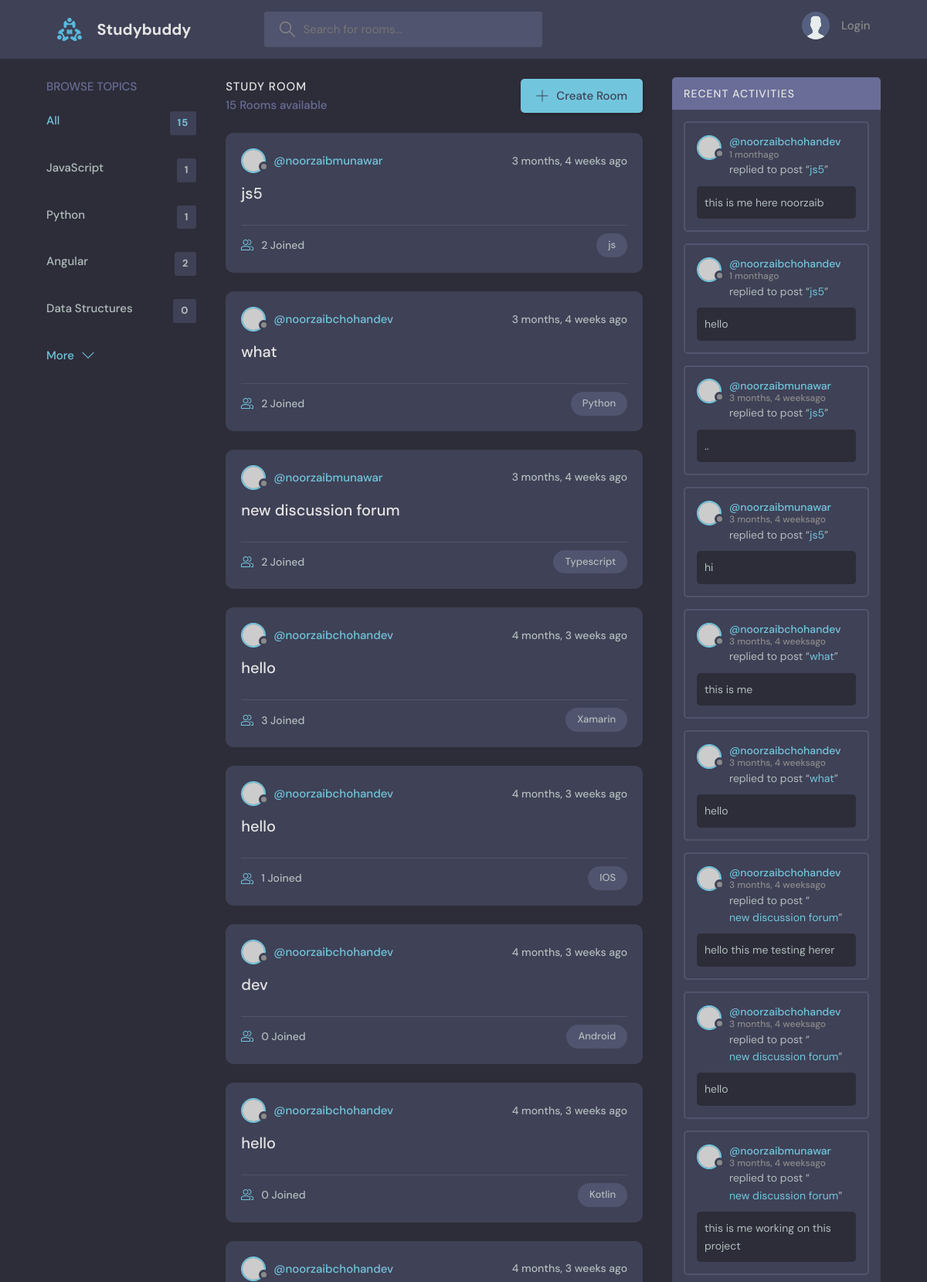
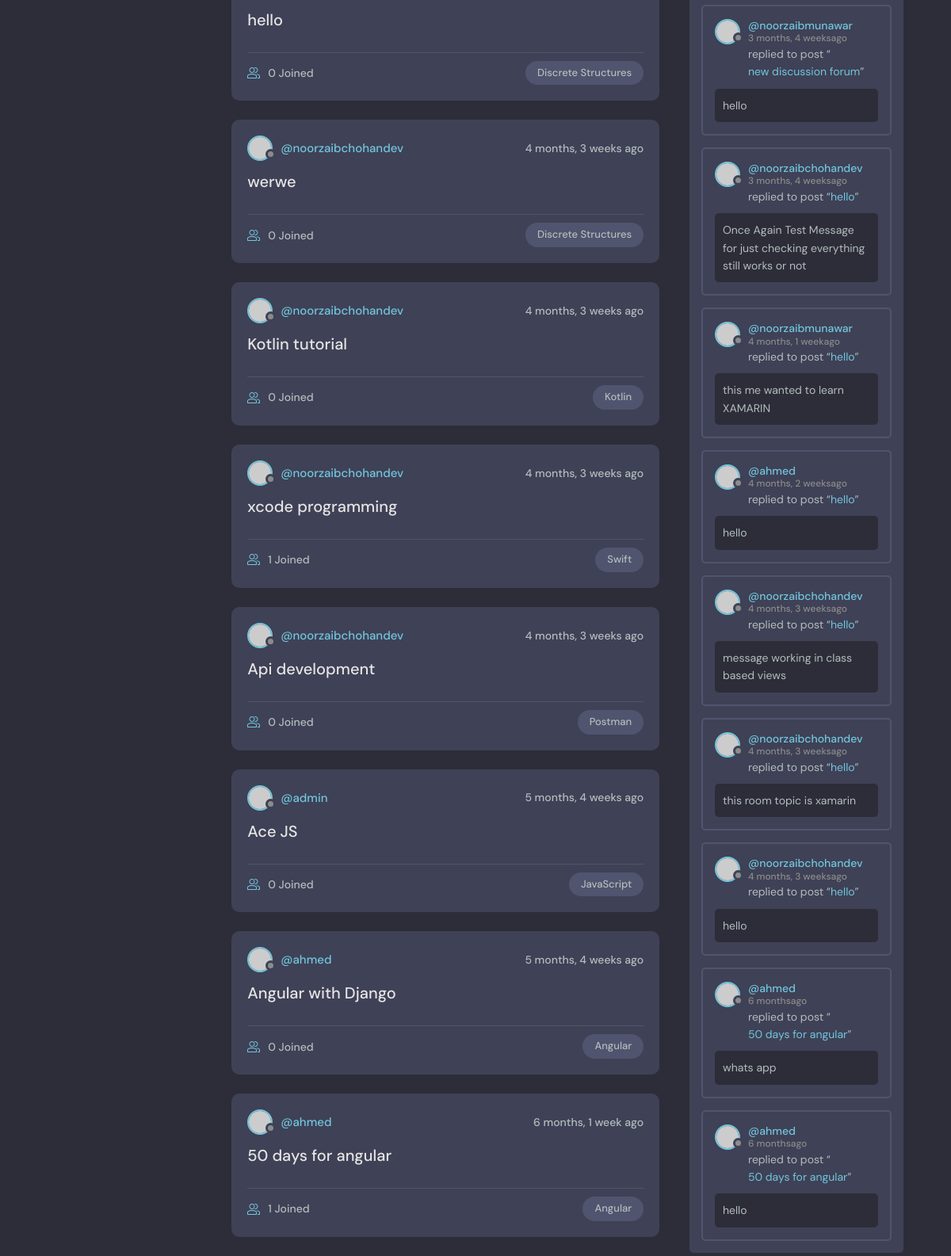
The page / on the database its author committed (2 pictures, top to bottom).
### base/models.py (models this page shows, shortened)
class Topic(models.Model):
    name = models.CharField(max_length=200)

class Room(models.Model):
    host = models.ForeignKey(User, on_delete = models.SET_NULL, null= True)
    topic = models.ForeignKey(Topic, on_delete = models.SET_NULL, null = True)
    name = models.CharField(max_length=200)
    description = models.TextField(null=True,blank=True)
    participants = models.ManyToManyField(User, related_name='participants', blank=True)
    updated = models.DateTimeField(auto_now=True)
    created = models.DateTimeField(auto_now_add= True)
    class Meta:
        ordering = ['-updated','-created']
    def __str__(self):
        return self.name

class Message(models.Model):
    user = models.ForeignKey(User,on_delete = models.CASCADE)
    room = models.ForeignKey(Room, on_delete = models.CASCADE)
    body = models.TextField(default='')
    updated = models.DateTimeField(auto_now = True)
    created = models.DateTimeField(auto_now_add = True)
    class Meta:
        ordering = ['-updated','-created']

### base/views.py (the view)
# urls.py: path('', views.HomeView.as_view() , name="home"),
class HomeView(View):
    template_name = 'base/home.html'
    def get(self,request):
        q = request.GET.get('q','')
        rooms = Room.objects.filter(
            Q(topic__name__icontains=q) |  # Q () is used for & , | operations in query
            Q(name__icontains=q) |
            Q(description__icontains=q)
        )
        topics = Topic.objects.all()[0:4] #this is only preview 5 topics by default
        room_count = rooms.count() #logic for showing total rooms
        room_messages = Message.objects.filter(Q(room__topic__name__icontains=q))
        context = {'rooms': rooms,'topics': topics, 'room_count':room_count, 'room_messages' :room_messages}
        return render(request, self.template_name , context)

### base/templates/base/home.html (shortened to what this page needs)
{% extends 'main.html'  %}
{% block content %}
<main class="layout layout--3">
  <div class="container">
    <div>    {% include 'base/topics_component.html' %}
    </div>
    <div class="roomList">
      <div class="roomList__header">
        <div>
          <h2>Study Room</h2>
          <p>{{room_count}} Rooms available</p>
        </div>
        <a class="btn btn--main" href="{% url 'create_room' %}">
          <svg version="1.1" xmlns="http://www.w3.org/2000/svg" width="32" height="32" viewBox="0 0 32 32">
            <title>add</title>
            <path
              d="M16.943 0.943h-1.885v14.115h-14.115v1.885h14.115v14.115h1.885v-14.115h14.115v-1.885h-14.115v-14.115z"
            ></path>
          </svg>
          Create Room
        </a>
      </div>
      {% include 'base/feed_component.html' %}
    </div>
    <div>    {% include 'base/activity_component.html' %}
    </div>
  </div>
</main>
{% endblock %}

### base/templates/base/topics_component.html
<div class="topics">
    <div class="topics__header">
      <h2>Browse Topics</h2>
    </div>
    <ul class="topics__list">
      <li>
        <a href="{% url 'home' %}" class="active">All <span>{{room_count}}</span></a>
      </li>
      {% for topic in topics %}
      <li>
        <a href="{% url 'home' %}?q={{topic.name}}">{{topic.name}}<span>{{topic.room_set.all.count}}</span></a>
      </li>
      {% endfor %}
    </ul>
    <a class="btn btn--link" href="{% url 'topics' %}">
      More
      <svg version="1.1" xmlns="http://www.w3.org/2000/svg" width="32" height="32" viewBox="0 0 32 32">
        <title>chevron-down</title>
        <path d="M16 21l-13-13h-3l16 16 16-16h-3l-13 13z"></path>
      </svg>
    </a>
  </div>

### base/templates/base/feed_component.html (shortened to what this page needs)
{% for room in rooms %}
<div class="roomListRoom">
    <div class="roomListRoom__header">
      {% if room.host %}
      <a href="{% url 'user_profile' room.host.id %}" class="roomListRoom__author">
        <div class="avatar avatar--small">
          <img src="https://randomuser.me/api/portraits/women/11.jpg" />
        </div>
        <span>@{{room.host.username}}</span>
      </a>
      {% else %}
      <span class="roomListRoom__author">Unknown User</span>
      {% endif %}
      <div class="roomListRoom__actions">
        <span>{{room.created|timesince}} ago</span>
      </div>
    </div>
    <div class="roomListRoom__content">
      <a href="{% url 'room' room.id %}">{{room.name}}</a>
    </div>
    <div class="roomListRoom__meta">
      <a href="{% url 'room' room.id %}" class="roomListRoom__joined">
        {{room.participants.all.count}} Joined
      </a>
      <p class="roomListRoom__topic">{{room.topic.name}}</p>
    </div>
  </div>
{% endfor %}

### base/templates/base/activity_component.html (shortened to what this page needs)
<div class="activities">
    <div class="activities__header">
      <h2>Recent Activities</h2>
    </div>
  {% for message in room_messages %}
    <div class="activities__box">
      <div class="activities__boxHeader roomListRoom__header">
        <a href="{% url 'user_profile' message.user.id %}" class="roomListRoom__author">
          <div class="avatar avatar--small">
            <img src="https://randomuser.me/api/portraits/women/11.jpg" />
          </div>
          <p>
            @{{message.user}}
            <span>{{message.created|timesince}}ago</span>
          </p>
        </a>
      </div>
      <div class="activities__boxContent">
        <p>replied to post “<a href="{% url 'room' message.room.id %}">{{message.room}}</a>”</p>
        <div class="activities__boxRoomContent">
          {{message.body}}
        </div>
      </div>
    </div>
  {% endfor %}
</div>

### rows shown on the page
Topic: name "JavaScript", room_set.all.count "1"
Topic: name "Python", room_set.all.count "1"
Topic: name "Angular", room_set.all.count "2"
Topic: name "Data Structures", room_set.all.count "0"
Room: host.username "noorzaibmunawar", created "3 months, 4 weeks", name "js5", participants.all.count "2", topic.name "js"
Room: host.username "noorzaibchohandev", created "3 months, 4 weeks", name "what", participants.all.count "2", topic.name "Python"
Room: host.username "noorzaibmunawar", created "3 months, 4 weeks", name "new discussion forum", participants.all.count "2", topic.name "Typescript"
Room: host.username "noorzaibchohandev", created "4 months, 3 weeks", name "hello", participants.all.count "3", topic.name "Xamarin"
Room: host.username "noorzaibchohandev", created "4 months, 3 weeks", name "hello", participants.all.count "1", topic.name "IOS"
Room: host.username "noorzaibchohandev", created "4 months, 3 weeks", name "dev", participants.all.count "0", topic.name "Android"
Room: host.username "noorzaibchohandev", created "4 months, 3 weeks", name "hello", participants.all.count "0", topic.name "Kotlin"
Room: host.username "noorzaibchohandev", created "4 months, 3 weeks", name "hello", participants.all.count "0", topic.name "Discrete Structures"
Room: host.username "noorzaibchohandev", created "4 months, 3 weeks", name "werwe", participants.all.count "0", topic.name "Discrete Structures"
Room: host.username "noorzaibchohandev", created "4 months, 3 weeks", name "Kotlin tutorial", participants.all.count "0", topic.name "Kotlin"
Room: host.username "noorzaibchohandev", created "4 months, 3 weeks", name "xcode programming", participants.all.count "1", topic.name "Swift"
Room: host.username "noorzaibchohandev", created "4 months, 3 weeks", name "Api development", participants.all.count "0", topic.name "Postman"
Room: host.username "admin", created "5 months, 4 weeks", name "Ace JS", participants.all.count "0", topic.name "JavaScript"
Room: host.username "ahmed", created "5 months, 4 weeks", name "Angular with Django", participants.all.count "0", topic.name "Angular"
Room: host.username "ahmed", created "6 months, 1 week", name "50 days for angular", participants.all.count "1", topic.name "Angular"
Message: user "noorzaibchohandev", created "1 month", room "js5", body "this is me here noorzaib"
Message: user "noorzaibchohandev", created "1 month", room "js5", body "hello"
Message: user "noorzaibmunawar", created "3 months, 4 weeks", room "js5", body ".."
Message: user "noorzaibmunawar", created "3 months, 4 weeks", room "js5", body "hi"
Message: user "noorzaibchohandev", created "3 months, 4 weeks", room "what", body "this is me"
Message: user "noorzaibchohandev", created "3 months, 4 weeks", room "what", body "hello"
Message: user "noorzaibchohandev", created "3 months, 4 weeks", room "new discussion forum", body "hello this me testing herer"
Message: user "noorzaibchohandev", created "3 months, 4 weeks", room "new discussion forum", body "hello"
Message: user "noorzaibmunawar", created "3 months, 4 weeks", room "new discussion forum", body "this is me working on this project"
Message: user "noorzaibmunawar", created "3 months, 4 weeks", room "new discussion forum", body "hello"
Message: user "noorzaibchohandev", created "3 months, 4 weeks", room "hello", body "Once Again Test Message for just checking everything still works or not"
Message: user "noorzaibmunawar", created "4 months, 1 week", room "hello", body "this me wanted to learn XAMARIN"
Message: user "ahmed", created "4 months, 2 weeks", room "hello", body "hello"
Message: user "noorzaibchohandev", created "4 months, 3 weeks", room "hello", body "message working in class based views"
Message: user "noorzaibchohandev", created "4 months, 3 weeks", room "hello", body "this room topic is xamarin"
Message: user "noorzaibchohandev", created "4 months, 3 weeks", room "hello", body "hello"
Message: user "ahmed", created "6 months", room "50 days for angular", body "whats app"
Message: user "ahmed", created "6 months", room "50 days for angular", body "hello"

### other values the page prints
{{ room_count }} "15"
